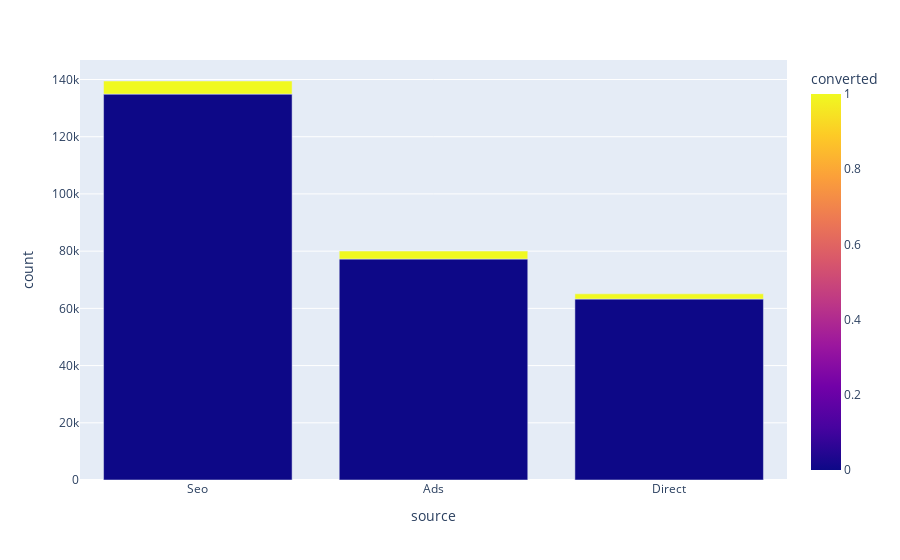

Notebook code for this chart:
### Code cell
# est on new user en fonction de la source de visite sur le site ?
source = data.groupby("converted")['source'].value_counts().reset_index()
plot = px.bar(source,x="source",y='count',color='converted')
plot.show()

### Figure 1 — Plotly figure (JSON) as saved in the notebook; plotly's stock layout.template omitted (floating-point values rounded to 4 significant figures)
{"data": [{"hovertemplate": "source=%{x}<br>count=%{y}<br>converted=%{marker.color}<extra></extra>", "legendgroup": "", "marker": {"color": [0, 0, 0, 1, 1, 1], "coloraxis": "coloraxis", "pattern": {"shape": ""}}, "name": "", "orientation": "v", "showlegend": false, "textposition": "auto", "type": "bar", "x": ["Seo", "Ads", "Direct", "Seo", "Ads", "Direct"], "xaxis": "x", "y": [134892, 77242, 63266, 4585, 2785, 1810], "yaxis": "y"}], "layout": {"barmode": "relative", "coloraxis": {"colorbar": {"title": {"text": "converted"}}, "colorscale": [[0, "#0d0887"], [0.1111, "#46039f"], [0.2222, "#7201a8"], [0.3333, "#9c179e"], [0.4444, "#bd3786"], [0.5556, "#d8576b"], [0.6667, "#ed7953"], [0.7778, "#fb9f3a"], [0.8889, "#fdca26"], [1, "#f0f921"]]}, "legend": {"tracegroupgap": 0}, "margin": {"t": 60}, "xaxis": {"anchor": "y", "domain": [0, 1], "title": {"text": "source"}}, "yaxis": {"anchor": "x", "domain": [0, 1], "title": {"text": "count"}}}}
